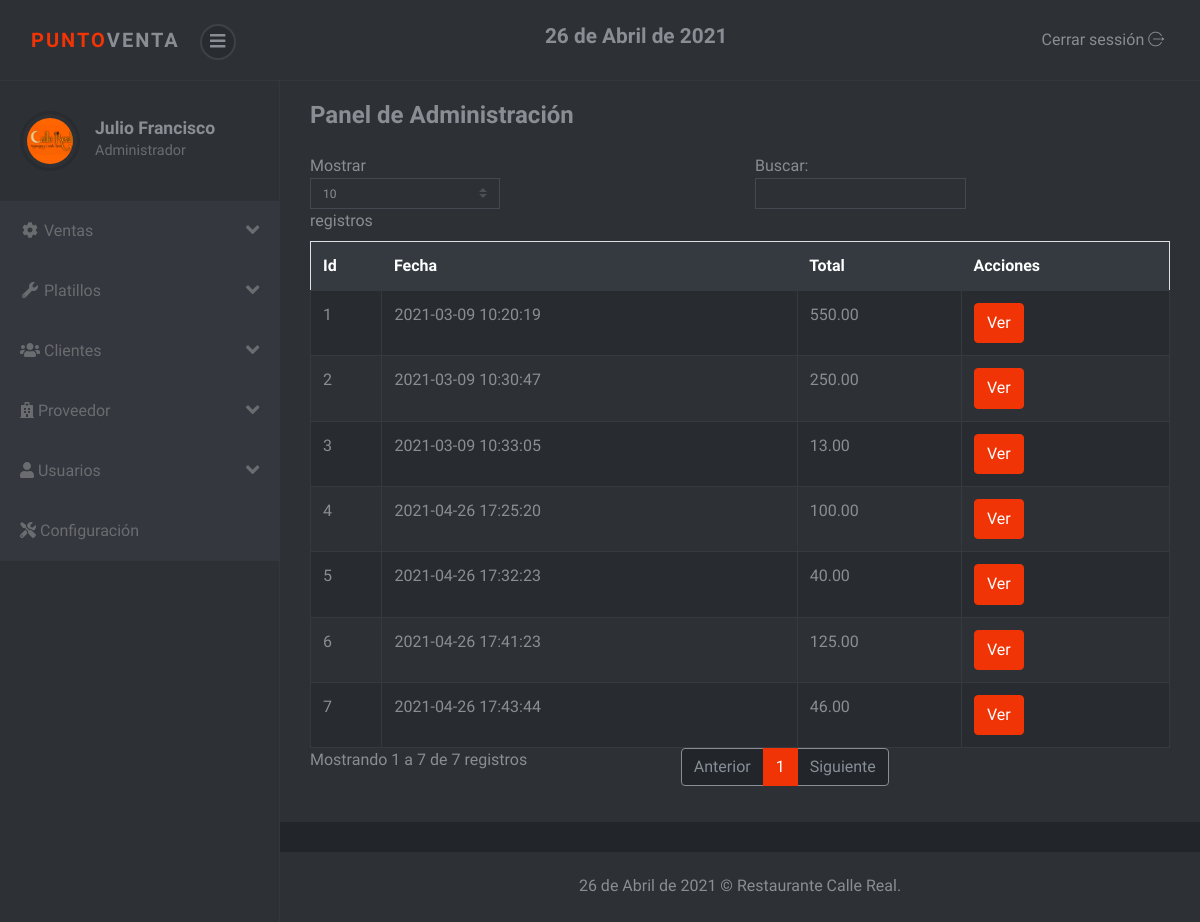
Page /sistema/ventas.php (signed in) on the committed database.
### tables this page shows
CREATE TABLE `factura` (
  `nofactura` int(11) NOT NULL,
  `fecha` datetime NOT NULL DEFAULT current_timestamp(),
  `usuario` int(11) NOT NULL,
  `codcliente` int(11) NOT NULL,
  `totalfactura` decimal(10,2) NOT NULL,
  `estado` int(11) NOT NULL DEFAULT 1
);

### sistema/ventas.php (the view, shortened to what this page needs)
<?php include_once "includes/header.php"; ?>
<div class="container-fluid">
	<div class="d-sm-flex align-items-center justify-content-between mb-4">
		<h1 class="h3 mb-0 text-gray-800">Panel de Administración</h1>
	</div>
	<div class="row">
		<div class="col-lg-12">
			<div class="table-responsive">
				<table class="table table-striped table-bordered" id="table">
					<thead class="thead-dark">
						<tr>
							<th>Id</th>
							<th>Fecha</th>
							<th>Total</th>
							<th>Acciones</th>
						</tr>
					</thead>
					<tbody>
						<?php
						require "../conexion.php";
						$query = mysqli_query($conexion, "SELECT nofactura, fecha,codcliente, totalfactura, estado FROM factura ORDER BY nofactura DESC");
						$cli = mysqli_num_rows($query);
						if ($cli > 0) {
							while ($dato = mysqli_fetch_array($query)) {
						?>
								<tr>
									<td><?php echo $dato['nofactura']; ?></td>
									<td><?php echo $dato['fecha']; ?></td>
									<td><?php echo $dato['totalfactura']; ?></td>
									<td>
										<button type="button" class="btn btn-primary view_factura" cl="<?php echo $dato['codcliente'];  ?>" f="<?php echo $dato['nofactura']; ?>">Ver</button>
									</td>
								</tr>
						<?php }
						} ?>
					</tbody>
				</table>
			</div>
		</div>
	</div>
</div>
<?php include_once "includes/footer.php"; ?>

### sistema/includes/header.php (shortened to what this page needs)
<?php
include "includes/functions.php";
?>
<!DOCTYPE html>
<html>
<head>
	<link rel="stylesheet" href="vendor/bootstrap/css/bootstrap.min.css">
	<link rel="stylesheet" href="css/font.css">
	<link rel="stylesheet" href="css/style.violet.css" id="theme-stylesheet">
	<link rel="stylesheet" href="css/custom.css">
</head>
<body>
	<header class="header">
		<nav class="navbar navbar-expand-lg">
			<div class="container-fluid d-flex align-items-center justify-content-between">
				<div class="navbar-header">
					<a href="index.php" class="navbar-brand">
						<div class="brand-text brand-big visible text-uppercase"><strong class="text-primary">Punto</strong><strong>Venta</strong></div>
					</a>
					<button class="sidebar-toggle"><i class="fas fa-bars"></i></button>
				</div>
				<h4><?php echo fechaPeru(); ?></h4>
				<div class="right-menu list-inline no-margin-bottom">
					<div class="list-inline-item logout"> <a id="logout" href="salir.php" class="nav-link"> <span class="d-none d-sm-inline">Cerrar sessión </span><i class="icon-logout"></i></a></div>
				</div>
			</div>
		</nav>
	</header>
	<div class="d-flex align-items-stretch">
		<nav id="sidebar">
			<div class="sidebar-header d-flex align-items-center">
				<div class="avatar"><img src="img/login.jpg" alt="..." class="img-fluid rounded-circle"></div>
				<div class="title">
					<h1 class="h5"><?php echo $_SESSION['nombre']; ?></h1>
					<p><?php if ($_SESSION['rol'] == 1) {
							echo "Administrador";
						} else {
							echo "Vendedor";
						} ?></p>
				</div>
			</div>
			<ul class="navbar-nav bg-gradient-primary sidebar sidebar-dark accordion" id="accordionSidebar">
				<li class="nav-item">
					<a class="nav-link collapsed" href="#" data-toggle="collapse" data-target="#collapseTwo" aria-expanded="true" aria-controls="collapseTwo">
						<i class="fas fa-fw fa-cog"></i>
						<span>Ventas</span>
						<i class="fas fa-angle-down fa-lg float-right"></i>
					</a>
				</li>
				<li class="nav-item">
					<a class="nav-link collapsed" href="#" data-toggle="collapse" data-target="#collapseUtilities" aria-expanded="true" aria-controls="collapseUtilities">
						<i class="fas fa-fw fa-wrench"></i>
						<span>Platillos</span>
						<i class="fas fa-angle-down fa-lg float-right"></i>
					</a>
				</li>
				<li class="nav-item">
					<a class="nav-link collapsed" href="#" data-toggle="collapse" data-target="#collapseClientes" aria-expanded="true" aria-controls="collapseUtilities">
						<i class="fas fa-users"></i>
						<span>Clientes</span>
						<i class="fas fa-angle-down fa-lg float-right"></i>
					</a>
				</li>
				<li class="nav-item">
					<a class="nav-link collapsed" href="#" data-toggle="collapse" data-target="#collapseProveedor" aria-expanded="true" aria-controls="collapseUtilities">
						<i class="fas fa-hospital"></i>
						<span>Proveedor</span>
						<i class="fas fa-angle-down fa-lg float-right"></i>
					</a>
				</li>
				<?php if ($_SESSION['rol'] == 1) { ?>
					<li class="nav-item">
						<a class="nav-link" href="#" data-toggle="collapse" data-target="#collapseUsuarios" aria-expanded="true">
							<i class="fas fa-user"></i>
							<span>Usuarios</span>
							<i class="fas fa-angle-down fa-lg float-right"></i>
						</a>
					</li>
				<?php } ?>
				<li class="nav-item">
					<a class="nav-link" href="configuracion.php" aria-expanded="true">
						<i class="fas fa-tools"></i>
						<span>Configuración</span>
					</a>
				</li>
			</ul>
		</nav>
		<div class="page-content">
			<div class="page-header">

### sistema/includes/footer.php (shortened to what this page needs)
</div>
<footer class="footer">
  <div class="footer__block block no-margin-bottom">
    <div class="container-fluid text-center">
      <p class="no-margin-bottom"><?php echo fechaPeru(); ?> &copy; Restaurante Calle Real</a>.</p>
    </div>
  </div>
</footer>
</div>
</div>
</body>
</html>

### sistema/css/style.violet.css (style rules this page uses)
body { position: relative; }
a { -webkit-transition: all 0.3s; transition: all 0.3s; display: inline-block; }
.text-uppercase { letter-spacing: 0.1em; }
p { line-height: 1.7; }
button { cursor: pointer; }
i, span, strong { display: inline-block; }
.no-margin-bottom { margin-bottom: 0 !important; }
.block { padding: 20px; background: #2d3035; color: #8a8d93; margin-bottom: 30px; }
.page-content { position: relative; background: #22252a; min-height: 100vh; width: calc(100% - 280px); padding: 0; padding-bottom: 70px; }
.page-header { padding: 20px 15px; background: #2d3035; color: #8a8d93; margin-bottom: 30px; }
.footer { position: absolute; bottom: 0; width: 100%; }
.footer .footer__block { min-height: 70px; }
i[class*='icon-'] { -webkit-transform: translateY(2px); transform: translateY(2px); }
nav.navbar { background: #2d3035; color: #8a8d93; padding-top: 20px; padding-bottom: 20px; border-bottom: 1px solid #34373d; z-index: 10; }
nav.navbar .sidebar-toggle { width: 36px; height: 36px; line-height: 29px; text-align: center; border-radius: 50%; background: #282b2f; color: #8a8d93; font-size: 1.1rem; border: 2px solid #3d4148; outline: none; }
nav.navbar a { color: inherit; }
nav.navbar .brand-text { display: none; font-weight: 700; }
nav.navbar .brand-text.visible { display: block; }
nav.navbar a.nav-link { padding: .5rem .3rem; position: relative; }
nav#sidebar { width: 280px; background: #2d3035; color: #6a6c70; border-right: 1px solid #34373d; }
nav#sidebar a { color: inherit; text-decoration: none; position: relative; }
nav#sidebar a[aria-expanded="true"] { background: #34373d; }
nav#sidebar .sidebar-header { padding: 30px 20px; }
nav#sidebar .sidebar-header h1, nav#sidebar .sidebar-header p { margin-bottom: 0; }
nav#sidebar .sidebar-header h1 { color: #8a8d93; }
nav#sidebar .sidebar-header p { font-size: 0.9rem; }
nav#sidebar .avatar { width: 60px; height: 60px; border-radius: 50%; overflow: hidden; margin-right: 15px; background: none; padding: 4px; border: 3px solid #282b2f; }
nav#sidebar ul { max-height: none; }
nav#sidebar li { position: relative; }
nav#sidebar li a { padding: 18px 20px; display: block; font-weight: 400; }
nav#sidebar li::before { content: ''; width: 2px; height: 100%; background: none; display: block; position: absolute; top: 0; left: 0; z-index: 99; }
button, input[type='submit'] { cursor: pointer; font-family: inherit; font-weight: 300 !important; }
.table { margin-bottom: 0; color: #8a8d93; }
.table td, .table th { border-color: #343a40; }
.table thead th { border: none; }
.table-striped tbody tr { -webkit-transition: all 0.3s; transition: all 0.3s; }
.table-striped tbody tr:nth-of-type(odd) { background-color: #282b2f; }
.table-bordered td, .table-bordered th { border-color: #343a40; }
.navbar { padding: 0.5rem 1rem; }
.navbar-brand { display: inline-block; padding-top: 0.3125rem; padding-bottom: 0.3125rem; margin-right: 1rem; font-size: 1.25rem; }
.btn { font-weight: 400; border: 1px solid transparent; padding: 0.45rem 0.75rem; font-size: 1rem; line-height: 1.5; border-radius: 0.25rem; -webkit-transition: color 0.15s ease-in-out, background-color 0.15s ease-in-out, border-color 0.15s ease-in-out, -webkit-box-shadow 0.15s ease-in-out; transition: color 0.15s ease-in-out, background-color 0.15s ease-in-out, border-color 0.15s ease-in-out, -webkit-box-shadow 0.15s ease-in-out; transition: color 0.15s ease-in-out, background-color 0.15s ease-in-out, border-color 0.15s ease-in-out, box-shadow 0.15s ease-in-out; transition: color 0.15s ease-in-out, background-color 0.15s ease-in-out, border-color 0.15s ease-in-out, box-shadow 0.15s ease-in-out, -webkit-box-shadow 0.15s ease-in-out; }
.btn-primary { color: color-yiq(#f03406); background-color: #f03406; border-color: #f03406; }
body { font-family: "Muli", sans-serif; font-size: 1rem; font-weight: 400; line-height: 1.5; color: #8a8d93; background-color: #fff; }
a { color: #f03406; text-decoration: none; }
h1, h2, h3, h4, h5, h6, .h1, .h2, .h3, .h4, .h5, .h6 { margin-bottom: 0.5rem; font-family: inherit; font-weight: 700; line-height: 1.2; color: inherit; }
h1, .h1 { font-size: 2.5rem; }
h3, .h3 { font-size: 1.5rem; }
h4, .h4 { font-size: 1.3rem; }
h5, .h5 { font-size: 1.1rem; }
.text-primary { color: #f03406 !important; }
.nav-link { padding: 0.5rem 1rem; }

### rows in the picture
factura: nofactura "7", fecha "2021-04-26 17:43:44", totalfactura "46.00"
factura: nofactura "6", fecha "2021-04-26 17:41:23", totalfactura "125.00"
factura: nofactura "5", fecha "2021-04-26 17:32:23", totalfactura "40.00"
factura: nofactura "4", fecha "2021-04-26 17:25:20", totalfactura "100.00"
factura: nofactura "3", fecha "2021-03-09 10:33:05", totalfactura "13.00"
factura: nofactura "2", fecha "2021-03-09 10:30:47", totalfactura "250.00"
factura: nofactura "1", fecha "2021-03-09 10:20:19", totalfactura "550.00"

### other values in the picture
fechaPeru() "26 de Abril de 2021"
$_SESSION['nombre'] "Julio Francisco"
